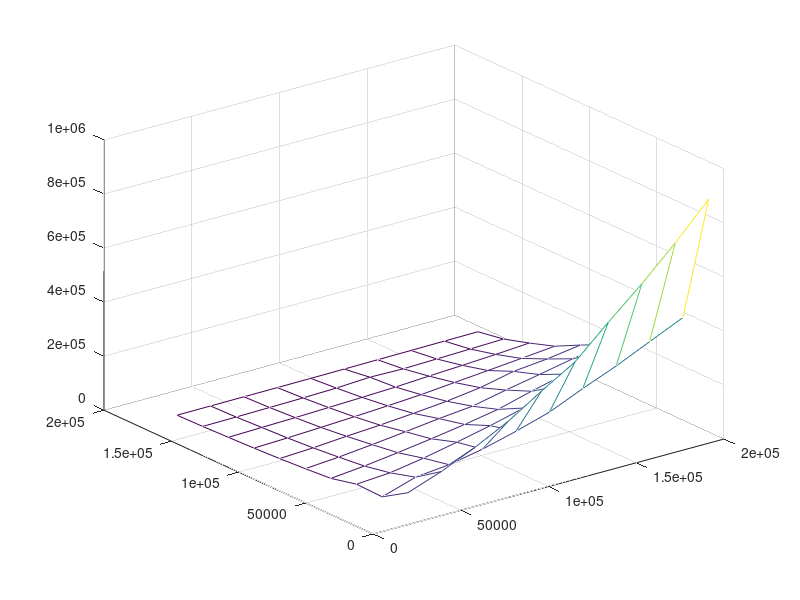

Write the MATLAB code that produced this figure.
xx = [193631,174576,155521,136466,117411,98356,79301,60246,41191,22136,;193632,174577,155522,136467,117412,98357,79302,60247,41192,22137,;193633,174578,155523,136468,117413,98358,79303,60248,41193,22138,;193634,174579,155524,136469,117414,98359,79304,60249,41194,22139,;193635,174580,155525,136470,117415,98360,79305,60250,41195,22140,;193636,174581,155526,136471,117416,98361,79306,60251,41196,22141,;193637,174582,155527,136472,117417,98362,79307,60252,41197,22142,;193638,174583,155528,136473,117418,98363,79308,60253,41198,22143,;193639,174584,155529,136474,117419,98364,79309,60254,41199,22144,;193640,174585,155530,136475,117420,98365,79310,60255,41200,22145,;]
yy = [3091,3090,3089,3088,3087,3086,3085,3084,3083,3082,;22146,22145,22144,22143,22142,22141,22140,22139,22138,22137,;41201,41200,41199,41198,41197,41196,41195,41194,41193,41192,;60256,60255,60254,60253,60252,60251,60250,60249,60248,60247,;79311,79310,79309,79308,79307,79306,79305,79304,79303,79302,;98366,98365,98364,98363,98362,98361,98360,98359,98358,98357,;117421,117420,117419,117418,117417,117416,117415,117414,117413,117412,;136476,136475,136474,136473,136472,136471,136470,136469,136468,136467,;155531,155530,155529,155528,155527,155526,155525,155524,155523,155522,;174586,174585,174584,174583,174582,174581,174580,174579,174578,174577,;]
zz = [891524,763176,645313,536989,423229,349117,270391,206821,151668,106765,;410334,354276,297707,247670,193716,156440,123835,99877.7,87242.1,47942.8,;353139,301197,253980,211516,165466,133783,106009,80349.2,59752.6,51079.2,;247337,226044,180370,150444,116913,94581.7,74988.9,57141.4,41192.9,28922.5,;178428,160060,134978,111223,84823.8,72685,57424.4,43309.2,30573.6,21223.5,;133673,115571,103230,76441.6,59753.9,48205.2,38295.7,30502.9,21224.2,14866.6,;85718.1,74178.3,62757.8,51893.1,40473.2,32629.6,25706.8,19704.3,14263.6,10094.6,;53812.6,45180,38239,31912.9,24837,20206.3,16041.4,12228.9,9317.09,6327.95,;25028,21525.8,18181.5,15166.3,17711.7,10999.1,7999.04,5997.93,4290.19,3016.8,;8280.51,7217.43,6123.57,5123.32,4105.9,3248.01,2569.48,2008.04,1470.72,993.838,;]
mesh(xx,yy,zz)
